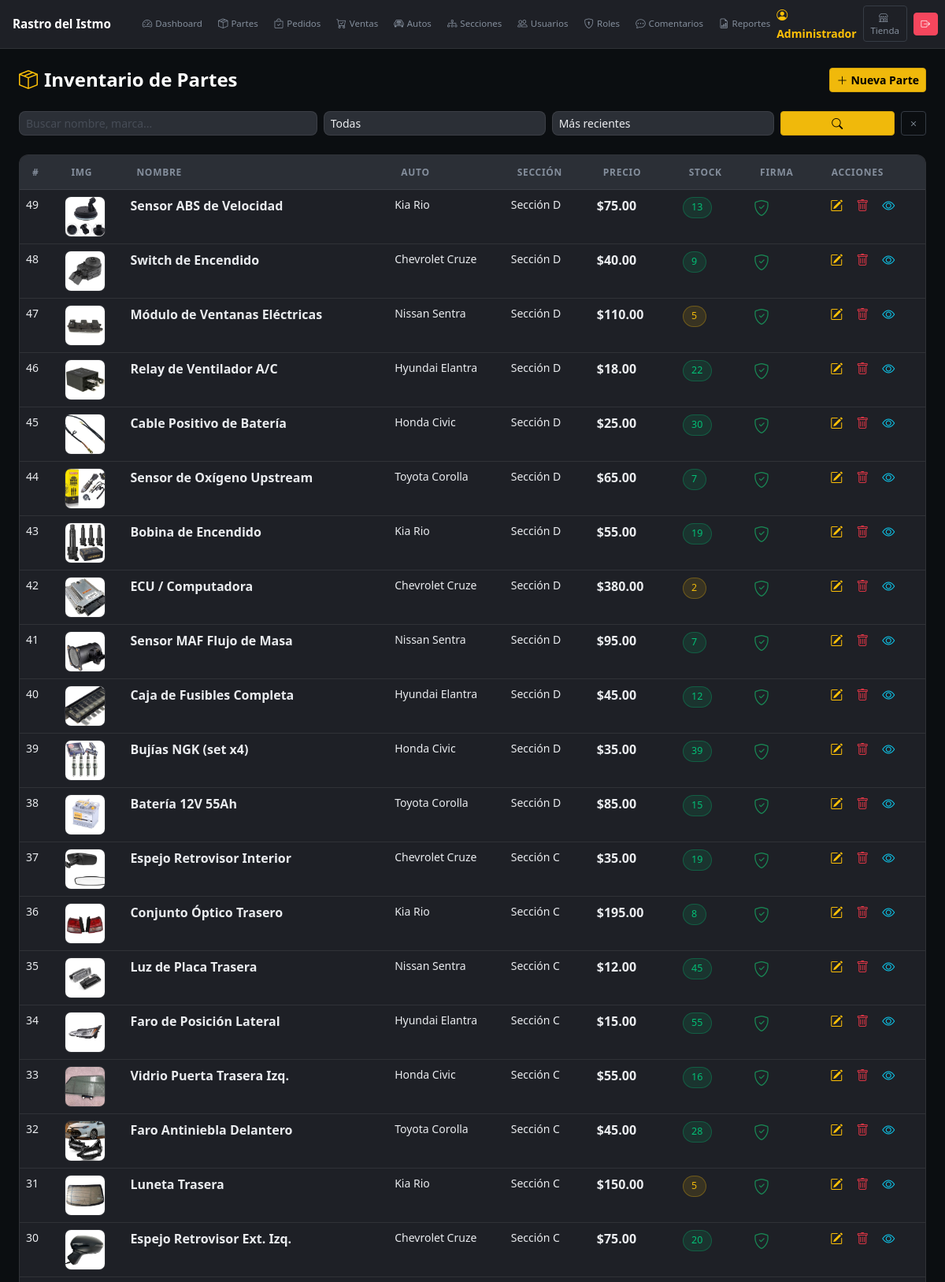
Screenshot of /admin/?mod=partes (signed in, upper part) with the database file from the repository.
### tables this page shows
CREATE TABLE IF NOT EXISTS `partes` (
  `id` int NOT NULL AUTO_INCREMENT,
  `nombre` varchar(150) NOT NULL,
  `descripcion` text,
  `auto_id` int DEFAULT NULL,
  `seccion_id` int DEFAULT NULL,
  `precio` decimal(10,2) NOT NULL DEFAULT '0.00',
  `cantidad` int NOT NULL DEFAULT '0',
  `thumbnail` varchar(255) DEFAULT NULL,
  `imagen_grande` varchar(255) DEFAULT NULL,
  `activo` tinyint(1) DEFAULT '1',
  `firma_digital` varchar(64) DEFAULT NULL,
  `creado_por` int DEFAULT NULL,
  `creado_en` timestamp NULL DEFAULT CURRENT_TIMESTAMP,
  PRIMARY KEY (`id`),
  KEY `auto_id` (`auto_id`),
  KEY `seccion_id` (`seccion_id`),
  KEY `creado_por` (`creado_por`)
);

CREATE TABLE IF NOT EXISTS `autos` (
  `id` int NOT NULL AUTO_INCREMENT,
  `marca` varchar(100) NOT NULL,
  `modelo` varchar(100) NOT NULL,
  `anio` year NOT NULL,
  `activo` tinyint(1) DEFAULT '1',
  `creado_en` timestamp NULL DEFAULT CURRENT_TIMESTAMP,
  PRIMARY KEY (`id`)
);

CREATE TABLE IF NOT EXISTS `secciones` (
  `id` int NOT NULL AUTO_INCREMENT,
  `nombre` varchar(100) NOT NULL,
  `descripcion` varchar(255) DEFAULT NULL,
  `activo` tinyint(1) DEFAULT '1',
  `creado_en` timestamp NULL DEFAULT CURRENT_TIMESTAMP,
  PRIMARY KEY (`id`)
);

### app/Controllers/BaseController.php (called while the page is built, shortened)
<?php
abstract class BaseController implements ErrorHandlerInterface {
    protected function view(string $tpl, array $data = []): void {
        extract($data);
        include BASE_PATH . "/app/Views/" . $tpl . ".php";
    }
}

### app/Controllers/ParteController.php (called while the page is built, shortened)
<?php
class ParteController extends BaseController {
    private ParteModel   $pm;
    public function __construct() { $this->pm=new ParteModel(); $this->am=new AutoModel(); $this->sm=new SeccionModel(); }
    public function index(): void {
        $q       = Sanitizer::get("q");
        $filtro  = Sanitizer::get("filtro") ?: "all";
        $orden   = Sanitizer::get("orden")  ?: "recientes";
        $seccion = Sanitizer::get("seccion","int");
        $partes  = $this->pm->findAllWithDetails($q, $filtro, $orden, $seccion);
        $this->view("admin/partes/index", compact("partes","q","filtro","orden","seccion","secciones"));
    }
}

### admin/index.php (called while the page is built, shortened)
<?php
$raw    = Sanitizer::get("action") ?: "index";
$action = lcfirst(str_replace('_', '', ucwords($raw, '_')));
try {
    $ctrl   = new $map[$mod]();
    $method = method_exists($ctrl,$action) ? $action : "index";
    $ctrl->$method();
} catch (\Throwable $e) {
    if (isset($ctrl) && $ctrl instanceof ErrorHandlerInterface) { $ctrl->handle($e); }
    else { error_log("[RASTRO] " . $e->getMessage()); }
    header("Location: " . APP_URL . "/admin/"); exit;
}

### app/Config/Database.php (called while the page is built, shortened)
<?php
class Database {
    private static ?PDO $conn = null;
    public static function get(): PDO {
        if (self::$conn === null) {
            try {
                self::$conn = new PDO(
                    "mysql:host=".DB_HOST.";dbname=".DB_NAME.";charset=utf8mb4",
                    DB_USER, DB_PASS,
                    [PDO::ATTR_ERRMODE=>PDO::ERRMODE_EXCEPTION,
                     PDO::ATTR_DEFAULT_FETCH_MODE=>PDO::FETCH_ASSOC,
                     PDO::ATTR_EMULATE_PREPARES=>false]
                );
                self::$conn->exec("SET time_zone = '-05:00'");
            } catch (PDOException $e) {
                http_response_code(500);
                die("<b>Error de BD:</b> ".htmlspecialchars($e->getMessage()));
            }
        }
        return self::$conn;
    }
}

### app/Utils/Sanitizer.php (called while the page is built, shortened)
<?php
class Sanitizer {
    public static function string(string $v): string {
        return htmlspecialchars(strip_tags(trim($v)), ENT_QUOTES, "UTF-8");
    }
    public static function int(mixed $v): int {
        return (int) filter_var($v, FILTER_SANITIZE_NUMBER_INT);
    }
    public static function get(string $key, string $type = "string"): mixed {
        $v = $_GET[$key] ?? "";
        return match($type) {
            "int"   => self::int($v),
            default => self::string((string)$v),
        };
    }
}

### app/Models/ParteModel.php (called while the page is built, shortened)
<?php
class ParteModel extends BaseModel {
    public function findAllWithDetails(string $q="", string $filtro="", string $orden="recientes", int $seccionId=0): array {
        $sql="SELECT p.*,a.marca,a.modelo,a.anio,s.nombre AS seccion,u.nombre AS creador
              FROM partes p LEFT JOIN autos a ON a.id=p.auto_id LEFT JOIN secciones s ON s.id=p.seccion_id LEFT JOIN usuarios u ON u.id=p.creado_por WHERE p.activo=1";
        $params=[];
        $sql.=match($filtro){"stock_bajo"=>" AND p.cantidad<=5 AND p.cantidad>0","agotado"=>" AND p.cantidad=0","con_stock"=>" AND p.cantidad>0",default=>""};
        $sql.=match($orden){"precio_asc"=>" ORDER BY p.precio ASC","precio_desc"=>" ORDER BY p.precio DESC","stock_asc"=>" ORDER BY p.cantidad ASC","stock_desc"=>" ORDER BY p.cantidad DESC","nombre"=>" ORDER BY p.nombre ASC","mas_vendidas"=>" ORDER BY (SELECT COALESCE(SUM(vp.cantidad),0) FROM vendido_parte vp WHERE vp.parte_id=p.id) DESC",default=>" ORDER BY p.id DESC"};
        return $this->query($sql,$params);
    }
}

### app/Models/BaseModel.php (called while the page is built, shortened)
<?php
abstract class BaseModel implements CrudInterface {
    protected PDO    $db;
    public function __construct() { $this->db = Database::get(); }
    protected function query(string $sql, array $p = []): array {
        $s = $this->db->prepare($sql); $s->execute($p); return $s->fetchAll();
    }
}

### app/Views/admin/partes/index.php (the view, shortened to what this page needs)
<?php $title="Inventario"; include BASE_PATH."/app/Views/layouts/admin_header.php"; ?>
<div class="page-header mb-4">
  <div><h4 class="fw-bold text-white mb-0"><i class="bi bi-box-seam me-2 text-warning"></i>Inventario de Partes</h4></div>
  <a href="<?=APP_URL?>/admin/?mod=partes&action=crear" class="btn btn-gold btn-sm"><i class="bi bi-plus-lg me-1"></i>Nueva Parte</a>
</div>
<form class="mb-4" method="GET" id="fAdm">
  <div class="row g-2 align-items-end">
    <div class="col-md-4"><input type="text" name="q" class="form-control dark-input form-control-sm" placeholder="Buscar nombre, marca..." value="<?=htmlspecialchars($q??"")?>"></div>
    <div class="col-md-3">
      <select name="filtro" class="form-select dark-input form-select-sm" onchange="this.form.submit()">
        <option value="all"       <?=($filtro??"all")==="all"       ?"selected":""?>>Todas</option>
      </select>
    </div>
    <div class="col-md-3">
      <select name="orden" class="form-select dark-input form-select-sm" onchange="this.form.submit()">
        <option value="recientes"  <?=($orden??"recientes")==="recientes"  ?"selected":""?>>Más recientes</option>
      </select>
    </div>
    <div class="col-md-2 d-flex gap-2">
      <button type="submit" class="btn btn-gold btn-sm flex-fill"><i class="bi bi-search"></i></button>
      <a href="<?=APP_URL?>/admin/?mod=partes" class="btn btn-outline-secondary btn-sm"><i class="bi bi-x"></i></a>
    </div>
  </div>
</form>
<div class="dark-card"><div class="table-responsive">
<table class="table dark-table mb-0">
  <thead><tr><th>#</th><th>Img</th><th>Nombre</th><th>Auto</th><th>Sección</th><th>Precio</th><th>Stock</th><th>Firma</th><th>Acciones</th></tr></thead>
  <tbody>
  <?php foreach($partes as $p): ?>
  <tr>
    <td class="small text-secondary"><?=$p["id"]?></td>
    <td><?php if($p["thumbnail"]): ?><img src="<?=APP_URL?>/uploads/thumbnails/<?=htmlspecialchars($p["thumbnail"])?>" class="thumb-sm" alt=""><?php else: ?><div class="thumb-placeholder"><i class="bi bi-gear"></i></div><?php endif; ?></td>
    <td class="fw-semibold text-white"><?=htmlspecialchars($p["nombre"])?></td>
    <td class="small text-secondary"><?=htmlspecialchars(($p["marca"]??"")." ".($p["modelo"]??""))?></td>
    <td class="small text-secondary"><?=htmlspecialchars($p["seccion"]??"—")?></td>
    <td class="fw-bold text-success">$<?=number_format($p["precio"],2)?></td>
    <td><?php $c=$p["cantidad"]; if($c>5) echo"<span class=\"chip-success\">$c</span>"; elseif($c>0) echo"<span class=\"chip-warning\">$c</span>"; else echo"<span class=\"chip-danger\">Agotada</span>"; ?></td>
    <td><?=$p["firma_digital"]?"<i class=\"bi bi-shield-check text-success fs-5\"></i>":"<i class=\"bi bi-shield-x text-secondary\"></i>"?></td>
    <td>
      <a href="<?=APP_URL?>/admin/?mod=partes&action=editar&id=<?=$p["id"]?>" class="icon-btn" title="Editar"><i class="bi bi-pencil-square text-warning"></i></a>
      <a href="<?=APP_URL?>/admin/?mod=partes&action=eliminar&id=<?=$p["id"]?>" class="icon-btn" title="Desactivar" onclick="return confirm('¿Desactivar?')"><i class="bi bi-trash text-danger"></i></a>
      <a href="<?=APP_URL?>/?action=detalle&id=<?=$p["id"]?>" class="icon-btn" title="Ver público" target="_blank"><i class="bi bi-eye text-info"></i></a>
    </td>
  </tr>
  <?php endforeach; ?>
  </tbody>
</table></div></div>
<?php include BASE_PATH."/app/Views/layouts/admin_footer.php"; ?>

### assets/css/style.css (style rules this page uses)
:root { --bg-0: #0B0E11; --bg-1: #1E2026; --bg-2: #2B2F36; --bg-3: #363C45; --accent: #F0B90B; --accent-h: #D4A309; --accent-dim: rgba(240,185,11,.15); --text-1: #EAECEF; --text-2: #848E9C; --text-3: #474D57; --success: #03C076; --danger: #F6465D; --info: #1890FF; --border: rgba(255,255,255,.08); --radius: 12px; --radius-sm: 8px; --shadow: 0 4px 28px rgba(0,0,0,.5); --bs-body-bg: #0B0E11; --bs-body-color: #EAECEF; --bs-card-bg: #1E2026; --bs-card-cap-bg: #2B2F36; --bs-card-color: #EAECEF; --bs-card-border-color: rgba(255,255,255,.08); --bs-table-bg: transparent; --bs-table-color: #EAECEF; --bs-table-border-color: rgba(255,255,255,.08); --bs-table-striped-bg: rgba(255,255,255,.03); --bs-table-hover-bg: rgba(255,255,255,.05); --bs-table-hover-color: #EAECEF; --bs-table-striped-color: #EAECEF; --bs-border-color: rgba(255,255,255,.08); --bs-link-color: #F0B90B; --bs-link-hover-color: #D4A309; --bs-input-bg: #2B2F36; --bs-breadcrumb-divider-color: #474D57; --bs-form-check-input-border: rgba(255,255,255,.2); --bs-modal-bg: #1E2026; --bs-modal-header-bg: #2B2F36; --bs-dropdown-bg: #1E2026; --bs-dropdown-border-color: rgba(255,255,255,.08); --bs-dropdown-color: #EAECEF; --bs-dropdown-link-color: #EAECEF; --bs-dropdown-link-hover-bg: #2B2F36; --bs-nav-pills-link-active-bg: #F0B90B; }
*, *::before, *::after { box-sizing: border-box; }
body { font-family: "Segoe UI", system-ui, sans-serif; background-color: var(--bg-0) !important; color: var(--text-1) !important; }
a { color: var(--accent); text-decoration: none; }
small,.small { color:var(--text-2); }
.text-secondary { color:var(--text-2)!important; }
.table { color: var(--text-1) !important; --bs-table-bg: transparent !important; --bs-table-color: #EAECEF !important; --bs-table-hover-color: #EAECEF !important; }
.table > :not(caption) > * > * { background-color: transparent !important; color: var(--text-1) !important; border-color: var(--border) !important; }
.table thead > tr > th { background-color: var(--bg-2) !important; color: var(--text-2) !important; font-size:.75rem;text-transform:uppercase;letter-spacing:.06em; border-bottom:1px solid var(--border)!important; padding:.8rem 1rem;font-weight:600; }
.form-control,.form-select,.form-control:focus,.form-select:focus { background-color:var(--bg-2)!important; border-color:var(--border)!important; color:var(--text-1)!important; border-radius:var(--radius-sm)!important; }
.form-control::placeholder { color:var(--text-3)!important; }
.form-select option { background:var(--bg-2);color:var(--text-1); }
.btn-gold,.btn-warning { background:var(--accent)!important; border-color:var(--accent-h)!important; color:#000!important;font-weight:600; transition:background .15s,transform .1s; }
.btn-outline-secondary { color:var(--text-2)!important; border-color:var(--bg-3)!important; }
.admin-body { background:var(--bg-0)!important;min-height:100vh; }
.dark-card { background:var(--bg-1);border:1px solid var(--border);border-radius:var(--radius);overflow:hidden; }
.dark-table { color:var(--text-1)!important; }
.dark-table > :not(caption) > * > * { background-color:transparent!important;color:var(--text-1)!important;border-color:var(--border)!important; }
.dark-table thead > tr > th { background-color:var(--bg-2)!important;color:var(--text-2)!important;font-size:.75rem;text-transform:uppercase;letter-spacing:.06em;border-color:var(--border)!important; }
.chip-success { display:inline-flex;align-items:center;background:rgba(3,192,118,.12);color:var(--success);border:1px solid rgba(3,192,118,.3);border-radius:20px;padding:.2rem .65rem;font-size:.78rem;font-weight:500; }
.chip-warning { display:inline-flex;align-items:center;background:rgba(240,185,11,.12);color:var(--accent); border:1px solid rgba(240,185,11,.3);border-radius:20px;padding:.2rem .65rem;font-size:.78rem;font-weight:500; }
.dark-input { background:var(--bg-2)!important;border:1px solid var(--border)!important;color:var(--text-1)!important;border-radius:var(--radius-sm)!important; }
.dark-input::placeholder { color:var(--text-3)!important; }
.page-header { display:flex;align-items:center;justify-content:space-between;flex-wrap:wrap;gap:.75rem; }
.icon-btn { background:none;border:none;padding:.3rem .4rem;border-radius:6px;cursor:pointer;transition:background .12s; }
.thumb-sm { width:52px;height:52px;object-fit:cover;border-radius:var(--radius-sm);border:1px solid var(--border); }

### rows the page displays
partes: id "49", thumbnail (picture), nombre "Sensor ABS de Velocidad", auto.modelo "Kia Rio", seccion.nombre "Sección D", precio "75.00", cantidad "13"
partes: id "48", thumbnail (picture), nombre "Switch de Encendido", auto.modelo "Chevrolet Cruze", seccion.nombre "Sección D", precio "40.00", cantidad "9"
partes: id "47", thumbnail (picture), nombre "Módulo de Ventanas Eléctricas", auto.modelo "Nissan Sentra", seccion.nombre "Sección D", precio "110.00", cantidad "5"
partes: id "46", thumbnail (picture), nombre "Relay de Ventilador A/C", auto.modelo "Hyundai Elantra", seccion.nombre "Sección D", precio "18.00", cantidad "22"
partes: id "45", thumbnail (picture), nombre "Cable Positivo de Batería", auto.modelo "Honda Civic", seccion.nombre "Sección D", precio "25.00", cantidad "30"
partes: id "44", thumbnail (picture), nombre "Sensor de Oxígeno Upstream", auto.modelo "Toyota Corolla", seccion.nombre "Sección D", precio "65.00", cantidad "7"
partes: id "43", thumbnail (picture), nombre "Bobina de Encendido", auto.modelo "Kia Rio", seccion.nombre "Sección D", precio "55.00", cantidad "19"
partes: id "42", thumbnail (picture), nombre "ECU / Computadora", auto.modelo "Chevrolet Cruze", seccion.nombre "Sección D", precio "380.00", cantidad "2"
partes: id "41", thumbnail (picture), nombre "Sensor MAF Flujo de Masa", auto.modelo "Nissan Sentra", seccion.nombre "Sección D", precio "95.00", cantidad "7"
partes: id "40", thumbnail (picture), nombre "Caja de Fusibles Completa", auto.modelo "Hyundai Elantra", seccion.nombre "Sección D", precio "45.00", cantidad "12"
partes: id "39", thumbnail (picture), nombre "Bujías NGK (set x4)", auto.modelo "Honda Civic", seccion.nombre "Sección D", precio "35.00", cantidad "39"
partes: id "38", thumbnail (picture), nombre "Batería 12V 55Ah", auto.modelo "Toyota Corolla", seccion.nombre "Sección D", precio "85.00", cantidad "15"
partes: id "37", thumbnail (picture), nombre "Espejo Retrovisor Interior", auto.modelo "Chevrolet Cruze", seccion.nombre "Sección C", precio "35.00", cantidad "19"
partes: id "36", thumbnail (picture), nombre "Conjunto Óptico Trasero", auto.modelo "Kia Rio", seccion.nombre "Sección C", precio "195.00", cantidad "8"
partes: id "35", thumbnail (picture), nombre "Luz de Placa Trasera", auto.modelo "Nissan Sentra", seccion.nombre "Sección C", precio "12.00", cantidad "45"
partes: id "34", thumbnail (picture), nombre "Faro de Posición Lateral", auto.modelo "Hyundai Elantra", seccion.nombre "Sección C", precio "15.00", cantidad "55"
partes: id "33", thumbnail (picture), nombre "Vidrio Puerta Trasera Izq.", auto.modelo "Honda Civic", seccion.nombre "Sección C", precio "55.00", cantidad "16"
partes: id "32", thumbnail (picture), nombre "Faro Antiniebla Delantero", auto.modelo "Toyota Corolla", seccion.nombre "Sección C", precio "45.00", cantidad "28"
partes: id "31", thumbnail (picture), nombre "Luneta Trasera", auto.modelo "Kia Rio", seccion.nombre "Sección C", precio "150.00", cantidad "5"
partes: id "30", thumbnail (picture), nombre "Espejo Retrovisor Ext. Izq.", auto.modelo "Chevrolet Cruze", seccion.nombre "Sección C", precio "75.00", cantidad "20"

### other values shown
$_SESSION["user"]["nombre"] "Administrador"
